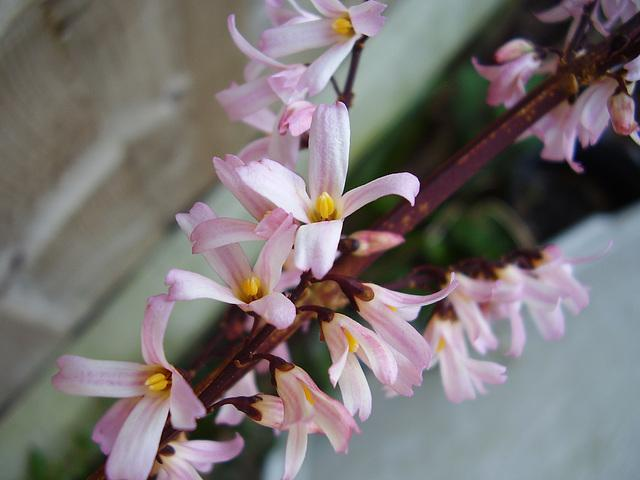
#> input picture python-code/opengl-learning/resources/images/f2.jpg, 640 x 480 px, found by its file name
$ jupyter execute '2.17图像木刻效果.ipynb'   (shell and % lines are left out)
#> lines starting #> are read from the running program, lines starting #| are printed output that depends on the picture; after the words box and inside, x2 and y2 are one past the last pixel; in counts of white or black regions, pixels touching at a corner belong together
# 图像木刻效果

[cell 1]
#coding:utf-8
import numpy as np
import cv2
import matplotlib.pyplot as plt
import pandas as pd
from pandas import DataFrame

[cell 2]
src = cv2.cvtColor(cv2.imread('../datas/f2.jpg'),cv2.COLOR_BGR2RGB)

[cell 3]
def woodcut_effect(src):
    rgb = np.float64(src)
    dst = np.zeros_like(rgb)

    rows,cols = rgb.shape[0],rgb.shape[1]
#> rows = 480; cols = 640

    for i in range(rows):
        for j in range(cols):
            avg = np.mean(rgb[i,j])
            if avg > 122.5:
                dst[i,j] = 0
            else:
                dst[i,j] = 255
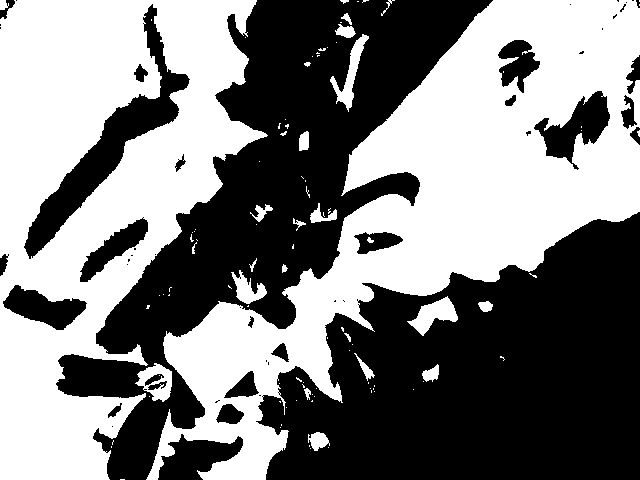
#> dst: shape (480, 640, 3) float64; 50.1% white; 51 black regions (26 under 20 px), largest, box (x1, y1, x2, y2) and area: (256, 212, 640, 480) 69326, (56, 0, 493, 480) 63749, (24, 4, 190, 259) 7476

    return cv2.convertScaleAbs(dst)

[cell 4]
dst = woodcut_effect(src)

[cell 5]
plt.subplot(121)
plt.imshow(src)
plt.title('RGB')
plt.subplot(122)
plt.imshow(dst)
plt.title('WoodCut Effect')
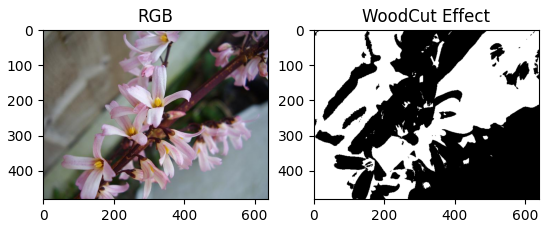
#> figure drawn by matplotlib, 2 panels

[cell 6]
gray = cv2.cvtColor(src,cv2.COLOR_RGB2GRAY)
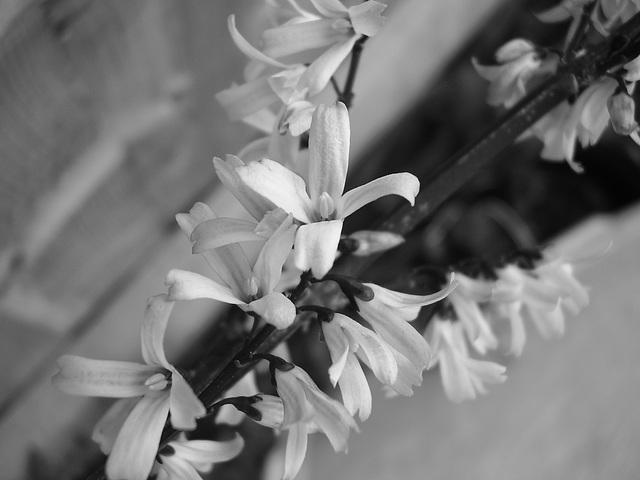
#> gray: shape (480, 640); min 2, max 251, mean 116.2
dst = woodcut_effect(gray)
#> after the loop in woodcut_effect (call 2), `for i in range(rows):`:
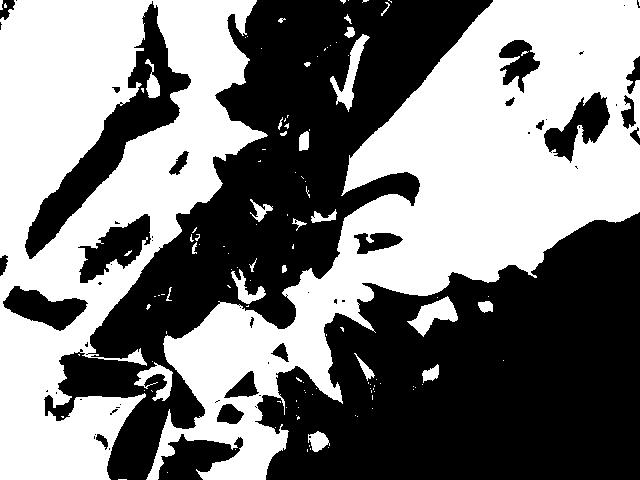
#> dst: shape (480, 640) float64; 49.1% white; 121 white regions (93 under 20 px), largest, box (x1, y1, x2, y2) and area: (146, 0, 640, 480) 79090, (0, 0, 268, 480) 66656, (407, 296, 458, 337) 905

[cell 7]
plt.subplot(121)
plt.imshow(src)
plt.title('RGB')
plt.subplot(122)
plt.imshow(dst,'gray')
plt.title('WoodCut Effect')

$ run again, with python-code/opengl-learning/resources/images/f1.jpg copied over python-code/opengl-learning/resources/images/f2.jpg
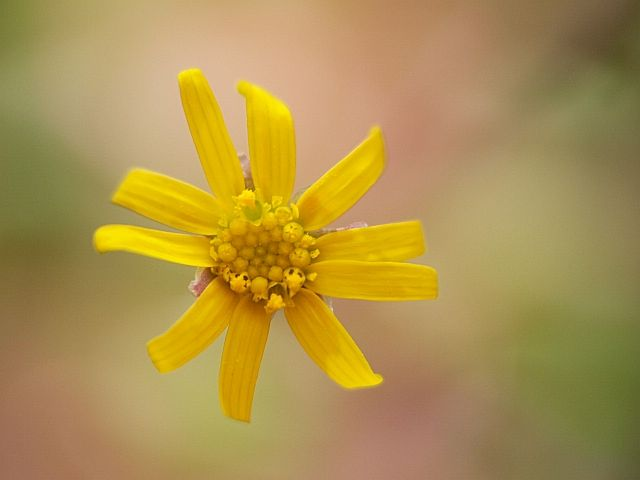
#> input picture python-code/opengl-learning/resources/images/f1.jpg, 640 x 480 px, found by its file name
#> after the loop in woodcut_effect, `for i in range(rows):`:
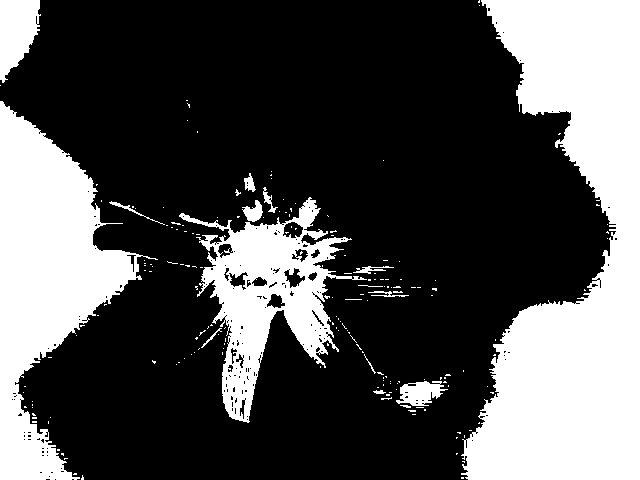
#> dst: shape (480, 640, 3) float64; 31.4% white; 191 white regions (175 under 20 px), largest, box (x1, y1, x2, y2) and area: (461, 0, 640, 480) 51270, (0, 101, 158, 480) 26247, (179, 197, 367, 423) 14201
#> rgb: shape (480, 640) float64
#> after the loop in woodcut_effect (call 2), `for i in range(rows):`:
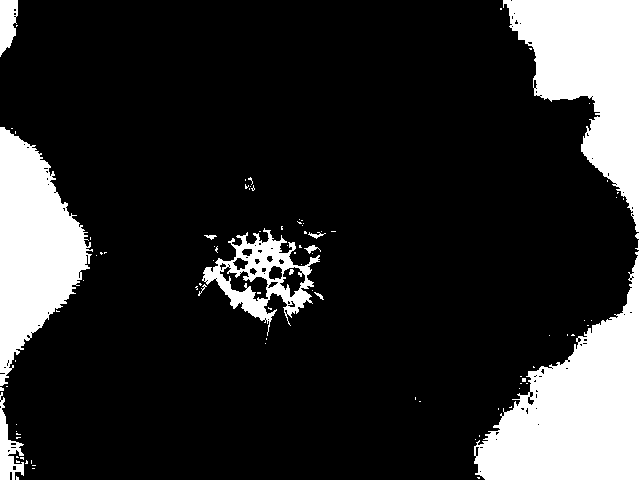
#> dst: shape (480, 640) float64; 17.9% white; 92 white regions (81 under 20 px), largest, box (x1, y1, x2, y2) and area: (474, 0, 640, 480) 35352, (0, 127, 93, 386) 13424, (202, 228, 320, 336) 4017

$ run again, with python-code/opengl-learning/resources/images/f3.jpg copied over python-code/opengl-learning/resources/images/f2.jpg
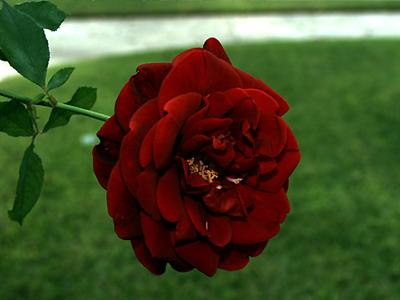
#> input picture python-code/opengl-learning/resources/images/f3.jpg, 400 x 300 px, found by its file name
#> after the loop in woodcut_effect, `for i in range(rows):`:
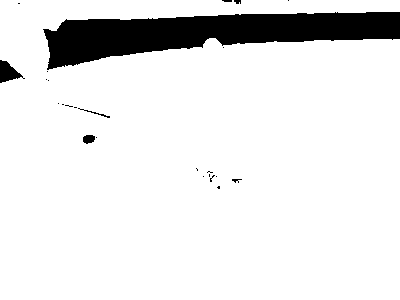
#> dst: shape (300, 400, 3) float64; 90.3% white; 25 black regions (19 under 20 px), largest, box (x1, y1, x2, y2) and area: (43, 12, 400, 70) 11096, (0, 60, 25, 83) 306, (83, 135, 95, 144) 86, (78, 108, 110, 118) 45, (234, 0, 241, 4) 22, (232, 179, 242, 183) 21
#> rgb: shape (300, 400) float64
#> after the loop in woodcut_effect (call 2), `for i in range(rows):`:
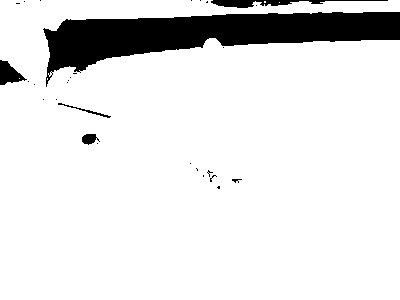
#> dst: shape (300, 400) float64; 89.2% white; 29 black regions (23 under 20 px), largest, box (x1, y1, x2, y2) and area: (43, 12, 400, 87) 11684, (211, 0, 388, 8) 581, (0, 60, 27, 85) 374, (82, 134, 100, 145) 129, (58, 103, 111, 118) 99, (232, 179, 242, 183) 21

$ run again, with python-code/opengl-learning/resources/images/f4.jpg copied over python-code/opengl-learning/resources/images/f2.jpg
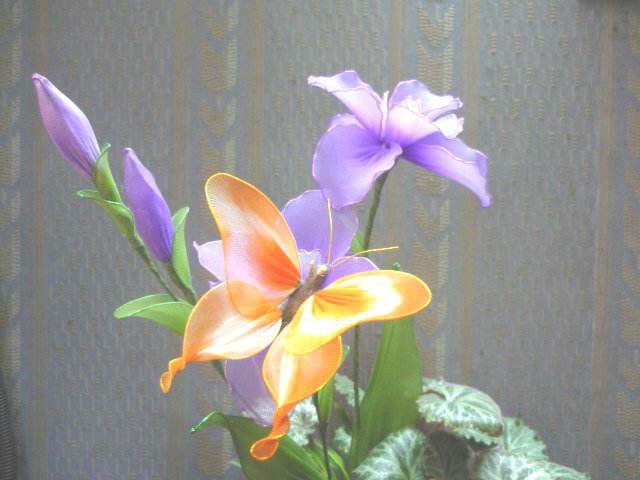
#> input picture python-code/opengl-learning/resources/images/f4.jpg, 640 x 480 px, found by its file name
#> after the loop in woodcut_effect, `for i in range(rows):`:
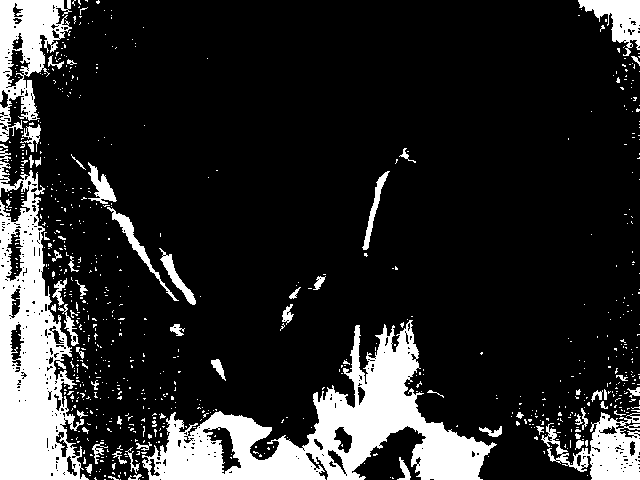
#> dst: shape (480, 640, 3) float64; 16.7% white; 752 white regions (691 under 20 px), largest, box (x1, y1, x2, y2) and area: (142, 320, 497, 480) 19395, (0, 161, 89, 480) 14663, (0, 0, 72, 142) 4700
#> rgb: shape (480, 640) float64
#> after the loop in woodcut_effect (call 2), `for i in range(rows):`:
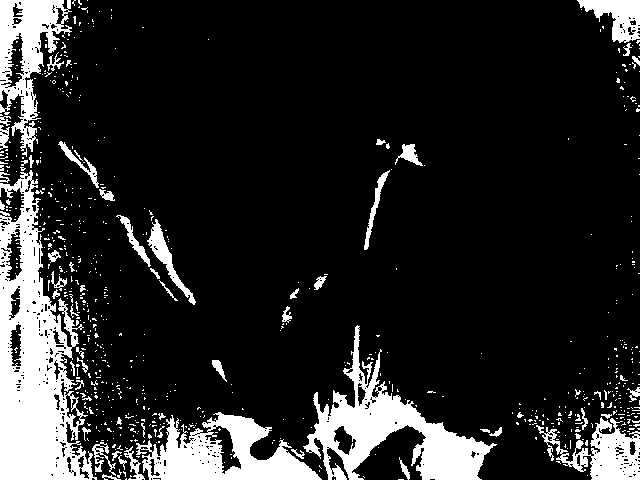
#> dst: shape (480, 640) float64; 15.4% white; 706 white regions (640 under 20 px), largest, box (x1, y1, x2, y2) and area: (0, 170, 97, 480) 15393, (303, 325, 497, 480) 8992, (136, 412, 322, 480) 6437
